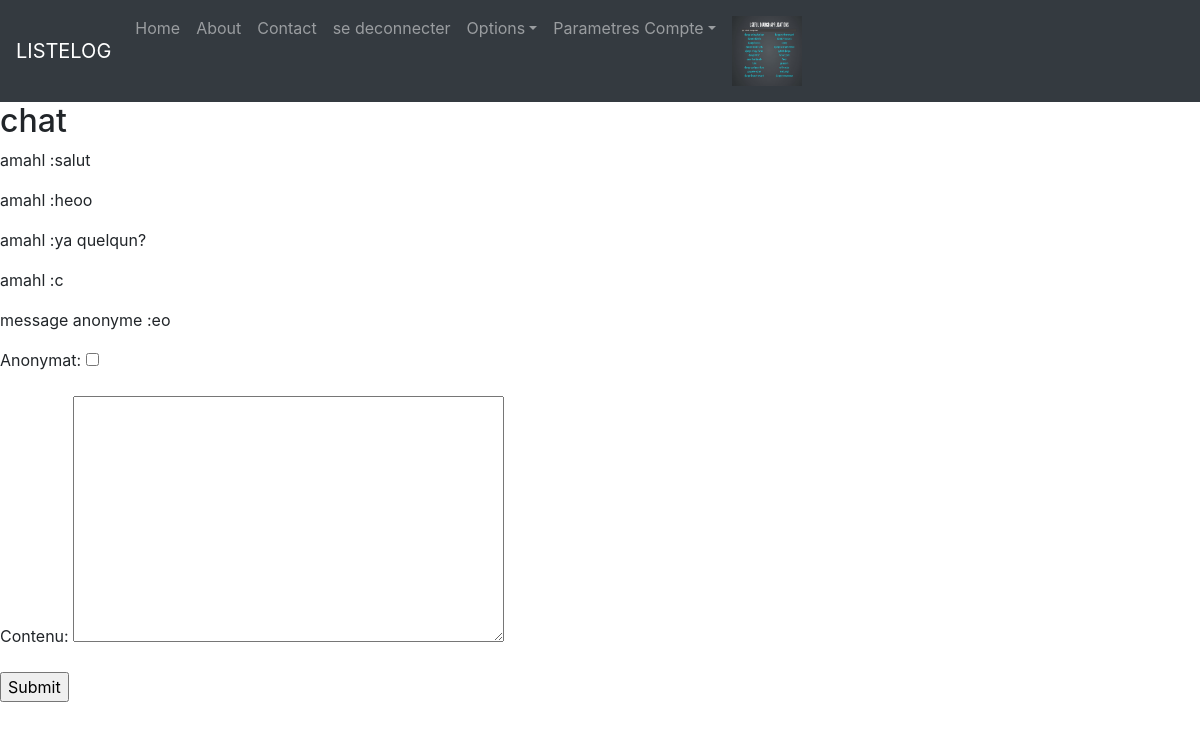
/rooms/bde (signed in), run on the app's committed database.
### utilapp/models.py (models this page shows)
class etudiant(User):
    image=models.ImageField(upload_to='imagesetudiant',default='media/default.png')
    bdechoisi=models.ForeignKey(bde,blank=True,null=True,on_delete=models.DO_NOTHING)
    demande_bde=models.ManyToManyField(bde, blank=True ,related_name="demande")
    etablissement=models.CharField(max_length=30)
    poste=models.CharField(max_length=15,choices=POSTES,blank=True,null=True)
    permissions_bde=models.ManyToManyField(Permissionsbde,blank=True)

### messagerie/models.py (models this page shows, shortened)
class Messagebde(models.Model):
    etudiantc=models.ForeignKey(etudiant,on_delete=models.DO_NOTHING)
    bdec=models.ForeignKey(bde,on_delete=models.CASCADE)
    anonymat=models.BooleanField(default=False)
    contenu=models.TextField(max_length=2000)

### messagerie/views.py (the view)
# urls.py: path('bde',views.chatbde)
def chatbde(request):
    if request.user.is_authenticated and request.user.etudiant.bdechoisi is not None:
        messages = Messagebde.objects.filter(bdec=request.user.etudiant.bdechoisi)
        if request.method=='POST':
            form=messageForm(request.POST)
            if form.is_valid():
                Message=Messagebde(contenu=form.cleaned_data["contenu"],anonymat=form.cleaned_data["anonymat"],etudiantc=request.user.etudiant,bdec=request.user.etudiant.bdechoisi)
                Message.save()
        else:
            form=messageForm()
        return render(request,'messagerie/chatbde.html',{"form":form,"messages":messages,"user":request.user.etudiant})
    else:
        return HttpResponseRedirect("/")#veuillez d'abord vous connecter ou rejoindre un bde

### messagerie/forms.py
class messageForm(ModelForm):
    class Meta:
        model=models.Messagebde
        fields=['anonymat','contenu']

### messagerie/templates/messagerie/chatbde.html (shortened to what this page needs)
{% extends "base.html" %}
{% block content %}
    <h2>chat</h2>
    {%if messages != None%}
    {%for message in messages%}
    <p>
    {%if message.anonymat == False%}
    {{message.etudiantc.username}}
    {%else%}
     message anonyme
    {%endif%}
    :{{message.contenu}}</p>
    {%endfor%}
    {%endif%}
    <form method="post">
    {{form.as_p}}
    <input type="submit">
    </form>
{% endblock %}

### listelog/templates/base.html (shortened to what this page needs)
    {%load static%}
      <!DOCTYPE html>
      <html lang="en">
      <head>
        <link rel="stylesheet" type="text/css" href="{% static "css/bootstrap.css"%}">
      </head>
      <body>
      <nav class="navbar navbar-expand-md bg-dark navbar-dark">
          <a href="/" class="navbar-brand">LISTELOG</a>
          <ul class="navbar-nav">
              <li class="nav-item"><a href="/" class="nav-link">Home</a></li>
              <li class="nav-item"><a href="#" class="nav-link">About</a></li>
              <li class="nav-item"><a href="#" class="nav-link">Contact</a></li>
                        {%if user.is_authenticated%}
                        <li class="nav-item"><a href="/logout" class="nav-link">se deconnecter</a></li>
                            <li class="nav-item dropdown">
                                <a class="nav-link dropdown-toggle" href="#" id="navbardrop" data-toggle="dropdown">Options</a>
                            </li>
                            <li class="nav-item dropdown">
                            <a class="nav-link dropdown-toggle" href="#" id="navbardrop" data-toggle="dropdown">Parametres Compte</a>
                            </li>
                        <li class="nav-item"><a class="nav-link" href="/user/{{user.username}}"><img src="{{user.image.url}}" width="70px" height="70px"></a></li>
                        {%endif%}
      </nav>
      <div>
          {%block content%}
          {%endblock content%}
      </div>
      </body>
      </html>

### data on the page
etudiant: image (picture)
Messagebde: etudiantc.username "amahl", contenu "salut"
Messagebde: etudiantc.username "amahl", contenu "heoo"
Messagebde: etudiantc.username "amahl", contenu "ya quelqun?"
Messagebde: etudiantc.username "amahl", contenu "c"
Messagebde: anonymat "message anonyme", contenu "eo"
